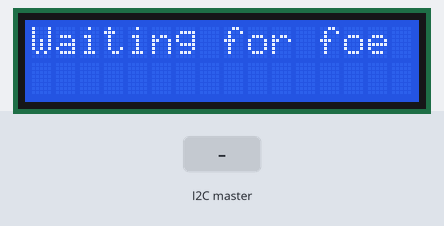
This sketch was run on a simulated Arduino Uno, built with avr-gcc and run on an emulated ATmega328P. Parts: 16×2 character LCD. The inputs (shaded band) are chosen by the test bench. What the sketch prints to the serial monitor is not drawn.

Above: at 1.2 s.
1.3 s: the I2C master sends the byte 90
At 2.2 s:
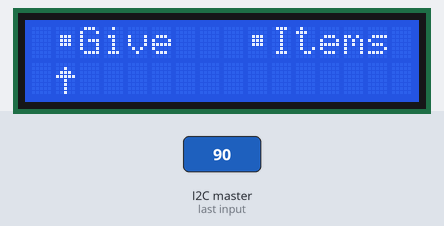
2.8 s: the I2C master sends the byte 1
At 3.4 s:
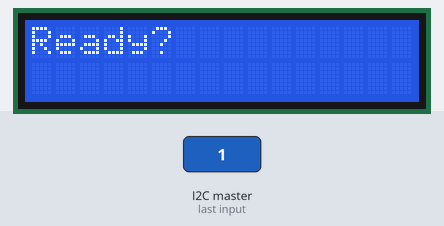
4.3 s: the I2C master sends the byte 0
At 4.6 s:
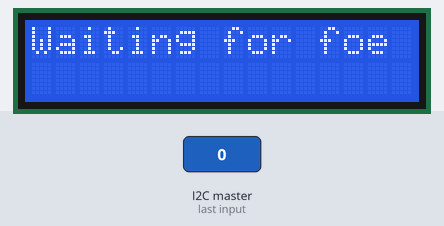
5.8 s: the I2C master sends the byte 2
At 7.1 s:
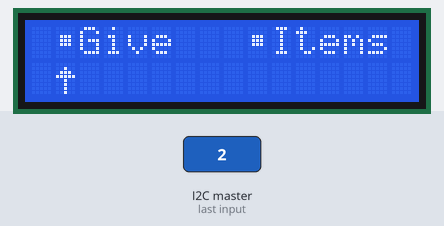
Timing chart, 0 to 8.3 s (numbered marks = the images above; inputs shaded):
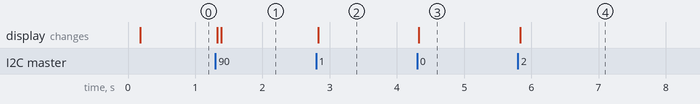

Measured:
- after the input at 1.3 s, the display: first changes at once (image 1 shows a later state)
- after the input at 2.8 s, the display: changes at once (image 2)
- after the input at 4.3 s, the display: changes at once (image 3)
- after the input at 5.8 s, the display: changes at once (image 4)

The sketch:

SlaveNEW.ino
```cpp
#include <Wire.h>
#include <LiquidCrystal.h>
// Characters
LiquidCrystal lcd(7,8,9,10,11,12);
byte MagGlass[] = {
  B01110,B10101,B10011,B10001,B01110,B00100,B01110,B01110
};
byte Double[] = {
  B00000,B00110,B01001,B00001,B10010,B00100,B01000,B01111
};
byte PadLock[] = {
  B01110,B10001,B10001,B11111,B11011,B11011,B11111,B01110
};
byte Arrow[] ={
  B00000,B00100,B01110,B11111,B00100,B00100,B00100,B00100
};
byte Selector[] ={
  	B00000,B00000,B01110,B01110,B01110,B00000,B00000,B00000
};
byte Back[] = {
  B10001,B01010,B00100,B01010,B10001,B00000,B00000,B00000
};
byte Skip[] = {
  B00000,B00000,B01110,B11001,B10101,B10011,B01110,B00000
};
byte Gamble[] = {
  B00000,B01110,B10001,B11001,B11101,B11111,B01110,B00000
};
byte Spy[] = {
  B00000,B01101,B10010,B10101,B10001,B01110,B01000,B11100
};
byte Recycle[] = {
  B01110,B10010,B10111,B00010,B01000,B11101,B01001,B00110
};

int P2Items[] = {0,0,0,0,0,0,0,0};
int P2ItemsDisp[] = {0,0,0,0,0,0,0,0};
int P2prevmenu = 100;
int P2menu = 0;

int cursorPos = 0;

void setup() {
  Serial.begin(9600);
  lcd.begin(16,2);
  lcd.clear();
  lcd.createChar(1,MagGlass);
  lcd.createChar(2,PadLock);
  lcd.createChar(3,Spy);
  lcd.createChar(4,Skip);
  lcd.createChar(5,Gamble);
  lcd.createChar(6,Selector);
  lcd.createChar(7,Arrow);
  lcd.createChar(8,Back);
  Wire.begin(4);
  Wire.onReceive(commandIngest);
  dispItemMenu();
}

bool matchArray(int a1[], int a2[]) {
  bool match = true;
  for(int i=0; i<8; i++) {
    if (a1[i] != a2[i]) {
      match == false;
      break;
    }
  }
  return match;
}

void loop() {
  delay(100);
  if (P2prevmenu != P2menu) {
    if (P2menu == -1) {
      delay(4000);
    }
    P2updateMenu();
    P2prevmenu = P2menu;
  }
}

void printP2Items() {
  Serial.print("P2Items: ");
  for (int i=0; i<P2countItems(); i++) {
    Serial.print(P2Items[i]);
    Serial.print(",");
  }
  Serial.println();
}

void P2updateMenu() {
  if (P2menu == 0) {
    dispWaitMenu();
  }
  else if (P2menu == 1) {
    dispReadyMenu();
  }
  else if (P2menu == 2) {
    dispMainMenu();
  }
  else if (P2menu == 3) {
    dispGiveMenu();
  }
  else if (P2menu == 4) {
    dispItemMenu();
  }
  updateCursor();
}

void updateCursor() {
  if (P2menu == 2) {
    dispMainMenu();
    if (cursorPos == 0) {
      lcd.setCursor(1,1);
    }
    else if (cursorPos == 1) {
      lcd.setCursor(9,1);
    }
  }
  else if (P2menu == 3) {
    dispGiveMenu();
    if (cursorPos == 0) {
      lcd.setCursor(0,1);
    }
    else if (cursorPos == 1) {
      lcd.setCursor(5,1);
    }
    else if (cursorPos == 2) {
      lcd.setCursor(11,1);
    }
    else if (cursorPos == 3) {
      lcd.setCursor(15,1);
    }
  }
  else if (P2menu == 4) {
    dispItemMenu();
    if (cursorPos < P2countItems()) {
      lcd.setCursor(cursorPos,1);
    }
    else {
      lcd.setCursor(15,1);
    }
  }
  if (P2menu > 1) {
    lcd.write(byte(7));
  }
}

void commandIngest() {
  // 0-10 -> Set menu (04 sets to menu 4)
  // 10-30 -> Set cursor (23 will set cursorPos to 13)
  // 30-100 -> Set show marble secret (% 5, 37 means marble 2 is blue) 0 - white, 1 - red, 2 - blue
  // 100-200 -> Update items (115 will set item position 1 to item ID 5)
  int rec = 0;
  while (Wire.available()) {
    rec = Wire.read();
    Serial.println(rec);
  }

  if (rec < 10) { //Set menu
    P2menu = rec;
    P2updateMenu();
  }
  else if (rec < 30) { //Set cursor pos
    cursorPos = rec - 10;
    updateCursor();
  }
  else if (rec < 100) { //Show marble in queue
    int marbleShow = rec - 30;
    int marbleColor = marbleShow % 5;
    int marblePos = ((marbleShow - marbleColor) / 5);
    if (rec != 30) {
      if (marbleColor <= 2) { //Filter out garbage
        P2menu = -1;
        dispMarbleInfo(marblePos, marbleColor);
      }
    }
    else {
      P2menu = 2;
      P2updateMenu();
    }
  }
  else if (rec < 200) { //Update items
    int cmd = rec % 100;
    int itemID = cmd % 10;
    int itemPos = (cmd - itemID)/10;
    for (int i=itemPos; i<8; i++) {
      P2Items[i] = 0;
    }
    if (itemID > 0 && itemID < 10) {
      P2Items[itemPos] = itemID;
    }
  }
}

int P2countItems() {
  int i = 0;
  while (P2Items[i] != 0) {
    i++;
  }
  return i;
}

// --------- Menu Displays --------

void dispInitMenu() {
  Serial.println("Init menu");
  lcd.clear();
  lcd.setCursor(0,0);
  lcd.print("Initializing...");
  lcd.setCursor(0,1);
  lcd.print("Waiting for pi");
}

void dispWaitMenu() {
  Serial.println("Wait menu");
  lcd.clear();
  lcd.setCursor(0,0);
  lcd.print("Waiting for foe");
}

void dispReadyMenu() {
  Serial.println("Ready menu");
  lcd.clear();
  lcd.setCursor(0,0);
  lcd.print("Ready?");
}

void dispMainMenu() {
  Serial.println("Main menu");
  lcd.clear();
  lcd.setCursor(2,0);
  lcd.print("Give");
  lcd.setCursor(10,0);
  lcd.print("Items");
  lcd.setCursor(9,0);
  lcd.write(byte(6));
  lcd.setCursor(1,0);
  lcd.write(byte(6));
}

void dispGiveMenu() {
  Serial.println("Give menu");
  lcd.clear();
  lcd.setCursor(15,0);
  lcd.write(byte(8));
  lcd.setCursor(0,0);
  lcd.write(byte(6));
  lcd.setCursor(1,0);
  lcd.print("Self");
  lcd.setCursor(5,0);
  lcd.write(byte(6));
  lcd.setCursor(6,0);
  lcd.print("Bank");
  lcd.setCursor(11,0);
  lcd.write(byte(6));
  lcd.setCursor(12,0);
  lcd.print("Foe");
}

void dispItemMenu() {
  printP2Items();
  lcd.clear();
  lcd.setCursor(15,0);
  lcd.write(byte(8));
  for (int i=0; i<P2countItems(); i++) {
    if (P2Items[i] == 0) {
      break;
    }
    else {
      lcd.setCursor(i,0);
      if (P2Items[i] < 3) {
        lcd.write(byte(P2Items[i]));
      }
      else if(P2Items[i] == 3) {
        lcd.write("2");
      }
      else if (P2Items[i] < 6) {
        lcd.write(byte(P2Items[i]));
      }
      else if (P2Items[i] == 6) {
        lcd.write(byte(3));
      }
      else if (P2Items[i] == 7) {
        lcd.write("R");
      }
    }
  }
}

void dispMarbleInfo(int marblePos, int marbleColor) { //0-white, 1-red, 2-blue
  Serial.println("marble menu");
  lcd.clear();
  lcd.setCursor(0,0);
  lcd.write("Marble #");
  lcd.setCursor(8,0);
  lcd.write(char(marblePos+48));
  lcd.setCursor(0,1);
  lcd.write("is");
  lcd.setCursor(3,1);
  if (marbleColor == 0) {
    lcd.write("white");
  }
  else if (marbleColor == 1) {
    lcd.write("red");
  }
  else if (marbleColor == 2) {
    lcd.write("blue");
  }
  else {
    lcd.write(marbleColor);
  }
  delay(4000);
  P2menu = 2;
}
```
